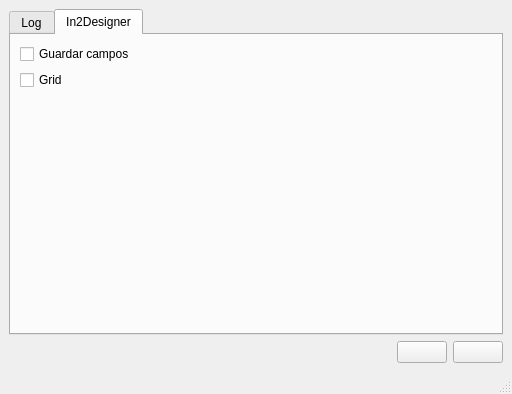
<?xml version="1.0" encoding="UTF-8"?>
<ui version="4.0">
 <class>In2ConfigAppUI</class>
 <widget class="QMainWindow" name="In2ConfigAppUI">
  <property name="geometry">
   <rect>
    <x>0</x>
    <y>0</y>
    <width>512</width>
    <height>394</height>
   </rect>
  </property>
  <property name="maximumSize">
   <size>
    <width>1024</width>
    <height>768</height>
   </size>
  </property>
  <property name="windowTitle">
   <string>In2 Configurator</string>
  </property>
  <widget class="QWidget" name="centralwidget">
   <layout class="QGridLayout" name="gridLayout">
    <item row="0" column="0">
     <widget class="QTabWidget" name="tabWidget">
      <property name="currentIndex">
       <number>1</number>
      </property>
      <widget class="QWidget" name="tab">
       <attribute name="title">
        <string>Log</string>
       </attribute>
       <layout class="QGridLayout" name="gridLayout_9">
        <item row="0" column="0">
         <widget class="QTextEdit" name="m_teLog"/>
        </item>
       </layout>
      </widget>
      <widget class="QWidget" name="tab_2">
       <attribute name="title">
        <string>In2Designer</string>
       </attribute>
       <layout class="QGridLayout" name="gridLayout_2">
        <item row="0" column="0">
         <widget class="QCheckBox" name="m_cbSaveCampos">
          <property name="text">
           <string>Guardar campos</string>
          </property>
         </widget>
        </item>
        <item row="2" column="0">
         <spacer name="verticalSpacer">
          <property name="orientation">
           <enum>Qt::Vertical</enum>
          </property>
          <property name="sizeHint" stdset="0">
           <size>
            <width>20</width>
            <height>40</height>
           </size>
          </property>
         </spacer>
        </item>
        <item row="1" column="0">
         <widget class="QCheckBox" name="m_cbEnableGrid">
          <property name="text">
           <string>Grid</string>
          </property>
         </widget>
        </item>
       </layout>
      </widget>
     </widget>
    </item>
    <item row="1" column="0">
     <layout class="QHBoxLayout" name="horizontalLayout">
      <item>
       <spacer name="horizontalSpacer">
        <property name="orientation">
         <enum>Qt::Horizontal</enum>
        </property>
        <property name="sizeHint" stdset="0">
         <size>
          <width>40</width>
          <height>20</height>
         </size>
        </property>
       </spacer>
      </item>
      <item>
       <widget class="QPushButton" name="m_pbOk">
        <property name="minimumSize">
         <size>
          <width>50</width>
          <height>0</height>
         </size>
        </property>
        <property name="maximumSize">
         <size>
          <width>50</width>
          <height>16777215</height>
         </size>
        </property>
        <property name="text">
         <string/>
        </property>
        <property name="icon">
         <iconset resource="../../In2Apps/In2Designer/In2Designer/shared.qrc">
          <normaloff>:/res/images/Ok.png</normaloff>:/res/images/Ok.png</iconset>
        </property>
       </widget>
      </item>
      <item>
       <widget class="QPushButton" name="m_pbCancel">
        <property name="minimumSize">
         <size>
          <width>50</width>
          <height>0</height>
         </size>
        </property>
        <property name="maximumSize">
         <size>
          <width>50</width>
          <height>16777215</height>
         </size>
        </property>
        <property name="text">
         <string/>
        </property>
        <property name="icon">
         <iconset resource="../../In2Apps/In2Designer/In2Designer/shared.qrc">
          <normaloff>:/res/images/Cancel.png</normaloff>:/res/images/Cancel.png</iconset>
        </property>
       </widget>
      </item>
     </layout>
    </item>
   </layout>
  </widget>
  <widget class="QMenuBar" name="menubar">
   <property name="geometry">
    <rect>
     <x>0</x>
     <y>0</y>
     <width>512</width>
     <height>21</height>
    </rect>
   </property>
  </widget>
  <widget class="QStatusBar" name="statusbar"/>
 </widget>
 <resources>
  <include location="../../In2Apps/In2Designer/In2Designer/shared.qrc"/>
 </resources>
 <connections/>
</ui>
